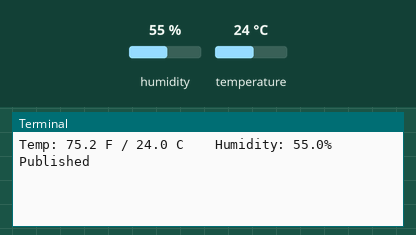
Recording of a program running on a simulated Raspberry Pi (BCM pin numbers). Parts: the last lines printed to the terminal. Inputs (shaded band) come from the test bench; at power-on: humidity 55 %, temperature 24 °C. No MQTT or app messages arrive unless stated.

Above: at 1.3 s.
1.4 s: humidity set to 22 %
At 7.0 s:
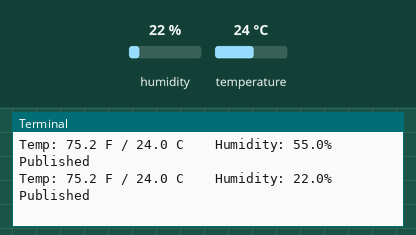
7.7 s: temperature set to 12 °C
At 11.7 s:
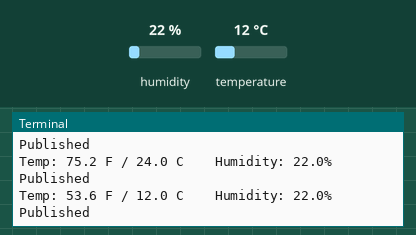
14.0 s: humidity set to 40 %
At 17.7 s:
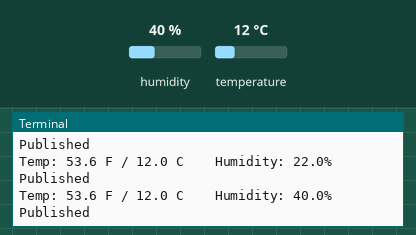
Timing chart, 0 to 19.2 s (numbered marks = the images above; inputs shaded):
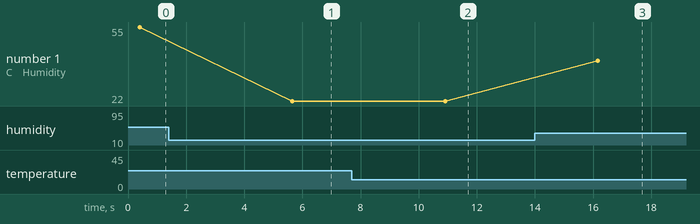

The program:

ibmraspi.py
```python
import paho.mqtt.client as mqtt
import time
import board
import adafruit_dht

# Initial the dht device, with data pin connected to:
dhtDevice = adafruit_dht.DHT11(board.D4)

# you can pass DHT22 use_pulseio=False if you wouldn't like to use pulseio.
# This may be necessary on a Linux single board computer like the Raspberry Pi,
# but it will not work in CircuitPython.
dhtDevice = adafruit_dht.DHT11(board.D4, use_pulseio=False)

ORG = "*******"
DEVICE_TYPE = "********"
TOKEN = "******************"
DEVICE_ID = "*****************"

server = ORG + ".messaging.internetofthings.ibmcloud.com";
pubTopic1 = "iot-2/evt/Temperature/fmt/json";
pubTopic2 = "iot-2/evt/Humidity/fmt/json";
authMethod = "use-token-auth";
token = TOKEN;
clientId = "d:" + ORG + ":" + DEVICE_TYPE + ":" + DEVICE_ID;

mqttc = mqtt.Client(client_id=clientId)
mqttc.username_pw_set(authMethod, token)
mqttc.connect(server, 1883, 60)

while True:
    try:
        # Print the values to the serial port
        temperature_c = dhtDevice.temperature * 1.0
        temperature_f = temperature_c * (9 / 5) + 32.0
        humidity = dhtDevice.humidity * 1.0
        print(
            "Temp: {} F / {} C    Humidity: {}% ".format(
                temperature_f, temperature_c, humidity
            )
        )

        mqttc.publish(pubTopic1, float(temperature_c))
        mqttc.publish(pubTopic2, humidity)
        print ("Published")

    except RuntimeError as error:
        # Errors happen fairly often, DHT's are hard to read, just keep going
        print(error.args[0])
        time.sleep(2.0)
        continue
    except Exception as error:
        dhtDevice.exit()
        raise error

    time.sleep(5.0)

mqttc.loop_forever()
```

Measured:
- after the input at 1.4 s, the terminal: prints a new line after 4.3 s (image 1)
- after the input at 7.7 s, the terminal: prints a new line after 3.2 s (image 2)
- after the input at 14.0 s, the terminal: prints a new line after 2.2 s (image 3)
- plotted number 1: 55 → 22 after the input at 1.4 s, 22 → 40 after the input at 14.0 s
